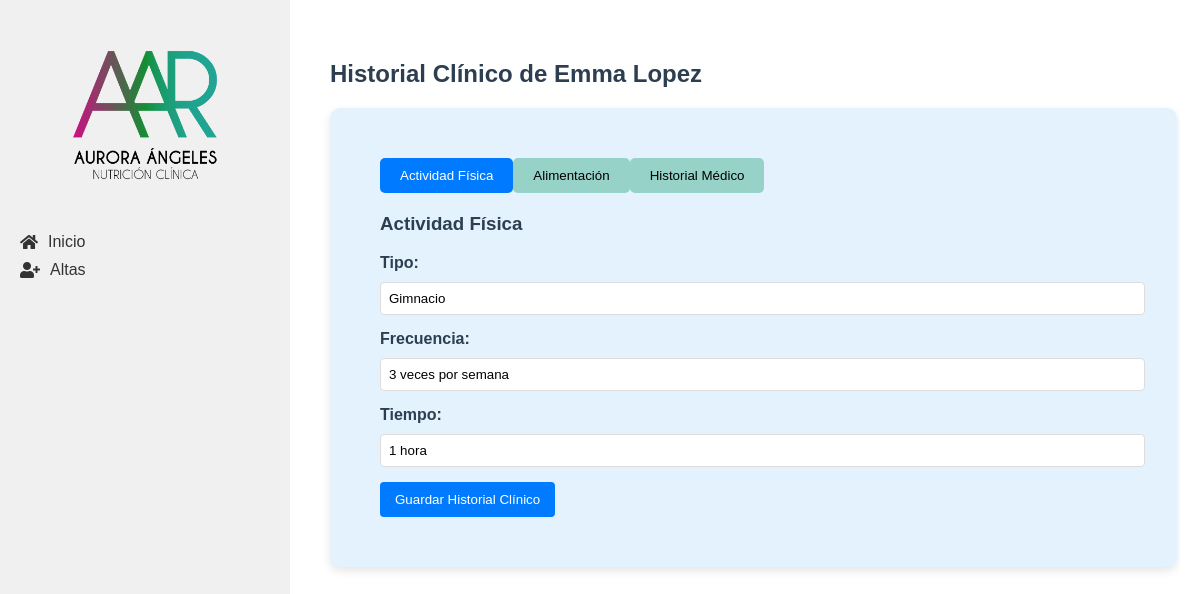
The app's page /pacientes/1/historial-clinico with its own data.
### tables this page shows
CREATE TABLE "pacientes" (
    id INTEGER PRIMARY KEY AUTOINCREMENT,
    nombre TEXT NOT NULL,
    apellido_paterno TEXT NOT NULL,
    apellido_materno TEXT NOT NULL,
    fecha_nacimiento TEXT NOT NULL,
    telefono TEXT,
    correo TEXT UNIQUE NOT NULL,
    ciudad TEXT NOT NULL, `status` TEXT,
    fecha_registro TIMESTAMP DEFAULT CURRENT_TIMESTAMP
);

CREATE TABLE historial_clinico (
    id INTEGER PRIMARY KEY AUTOINCREMENT,
    paciente_id INTEGER NOT NULL,
    cirugias TEXT,
    padecimientos TEXT,
    medicamentos TEXT,
    suplementos TEXT,
    enfermedades_previas TEXT,
    enfermedades_actuales TEXT,
    tipo_actividad_fisica TEXT,
    frecuencia_actividad_fisica TEXT,
    tiempo_actividad_fisica TEXT,
    numero_comidas_diarias INTEGER,
    alimentos_normales TEXT,
    alimentos_no_gustados TEXT,
    FOREIGN KEY (paciente_id) REFERENCES pacientes (id)
);

### app/controllers/historial_clinico.py (the view, shortened to what this page needs)
@historial_clinico.route('/pacientes/<int:paciente_id>/historial-clinico', methods=['GET', 'POST'])
def ver_crear_historial(paciente_id):
    paciente = Paciente.obtener_por_id(paciente_id)
    if not paciente:
        flash('Paciente no encontrado', 'error')
        return redirect(url_for('pacientes.lista_pacientes'))
    historial = HistorialClinico.obtener_por_paciente_id(paciente_id)
    padecimientos_opciones = [
        'Gastritis', 'Colitis', 'Reflujo', 'Estreñimiento', 'Diarrea',
        'Hemorroides', 'Intolerancias', 'Alergias', 'Diabetes',
        'Dislipidemias', 'Presión arterial', 'Otro descontrol metabólico'
    ]
    return render_template('historial_clinico.html', paciente=paciente, historial=historial, padecimientos_opciones=padecimientos_opciones)

### app/db.py (called while the page is built)
def get_db():
    if 'db' not in g:
        g.db = sqlite3.connect(
            'pacientes.db',
            detect_types=sqlite3.PARSE_DECLTYPES
        )
        g.db.row_factory = sqlite3.Row
    return g.db

def query_db(query, args=(), one=False):
    cur = get_db().execute(query, args)
    rv = cur.fetchall()
    cur.close()
    return (rv[0] if rv else None) if one else rv

### app/models/historial_clinico.py (called while the page is built)
    @staticmethod
    def obtener_por_paciente_id(paciente_id):
        return query_db('SELECT * FROM historial_clinico WHERE paciente_id = ?', [paciente_id], one=True)

### app/models/paciente.py (called while the page is built)
    @staticmethod
    def obtener_por_id(id):
        return query_db('SELECT * FROM pacientes WHERE id = ?', [id], one=True)

### app/templates/historial_clinico.html (shortened to what this page needs)
{% extends "base.html" %}
{% block content %}
<div class="table-container">
    <h2>Historial Clínico de {{ paciente['nombre'] }} {{ paciente['apellido_paterno'] }}</h2>
    <div class="form-container">
        <form id="formHistorialClinico" method="POST">
            <div x-data="{ activeTab: 'actividad-fisica' }">
                <div class="tabs">
                    <button type="button" @click="activeTab = 'actividad-fisica'" :class="{ 'tabs__button--active': activeTab === 'actividad-fisica' }" class="tabs__button">Actividad Física</button>
                    <button type="button" @click="activeTab = 'alimentacion'" :class="{ 'tabs__button--active': activeTab === 'alimentacion' }" class="tabs__button">Alimentación</button>
                    <button type="button" @click="activeTab = 'historial-medico'" :class="{ 'tabs__button--active': activeTab === 'historial-medico' }" class="tabs__button">Historial Médico</button>
                </div>
                <div x-show="activeTab === 'actividad-fisica'">
                    <h3>Actividad Física</h3>
                    <div class="form-group">
                        <label for="tipo_actividad_fisica" class="form-label">Tipo:</label>
                        <input type="text" id="tipo_actividad_fisica" name="tipo_actividad_fisica" class="form-input" value="{{ historial['tipo_actividad_fisica'] if historial else '' }}">
                    </div>
                    <div class="form-group">
                        <label for="frecuencia_actividad_fisica" class="form-label">Frecuencia:</label>
                        <input type="text" id="frecuencia_actividad_fisica" name="frecuencia_actividad_fisica" class="form-input" value="{{ historial['frecuencia_actividad_fisica'] if historial else '' }}">
                    </div>
                    <div class="form-group">
                        <label for="tiempo_actividad_fisica" class="form-label">Tiempo:</label>
                        <input type="text" id="tiempo_actividad_fisica" name="tiempo_actividad_fisica" class="form-input" value="{{ historial['tiempo_actividad_fisica'] if historial else '' }}">
                    </div>
                </div>
            </div>
            <button type="submit" class="form-button">Guardar Historial Clínico</button>
        </form>
    </div>
</div>
{% endblock %}

### app/static/css/style.css (style rules this page uses)
body { font-family: Arial, sans-serif; margin: 0; padding: 0; color: #2c3e50; }
.form-group { margin-bottom: 15px; }
.form-label { display: block; margin-bottom: 5px; }
.form-input { width: 100%; padding: 8px; border: 1px solid #ddd; border-radius: 4px; }
.form-button { background-color: #007bff; color: white; padding: 10px 15px; border: none; border-radius: 4px; cursor: pointer; }
.table-container { overflow-x: auto; margin: 0 auto; border-radius: 4px; max-width: 1600px; padding: 20px; }
.tabs { display: flex; margin-bottom: 20px; }
.tabs__button { padding: 10px 20px; border: none; background-color: #119b6e5e; cursor: pointer; transition: background-color 0.3s; }
.tabs__button--active { background-color: #007bff; color: white; }

### app/static/css/form.css (style rules this page uses)
.form-container { width: 90%; max-width: inherit; margin: auto; padding: 50px; background-color: #e3f2fd; border-radius: 10px; box-shadow: 0px 4px 10px rgba(0, 0, 0, 0.1); }
form label { display: block; margin-top: 10px; font-weight: bold; }
form input { width: 100%; padding: 10px; margin-top: 5px; border: 1px solid #90caf9; border-radius: 5px; }
button { padding: 10px; background-color: #1565c0; color: black; border: none; border-radius: 5px; cursor: pointer; }

### records on screen
pacientes: nombre "Emma", apellido_paterno "Lopez"
historial_clinico: tipo_actividad_fisica "Gimnacio", frecuencia_actividad_fisica "3 veces por semana", tiempo_actividad_fisica "1 hora"
